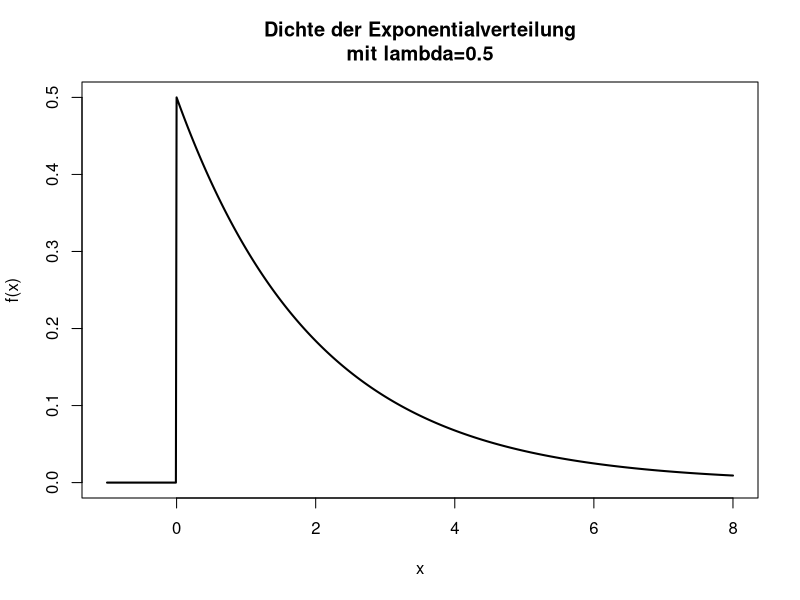
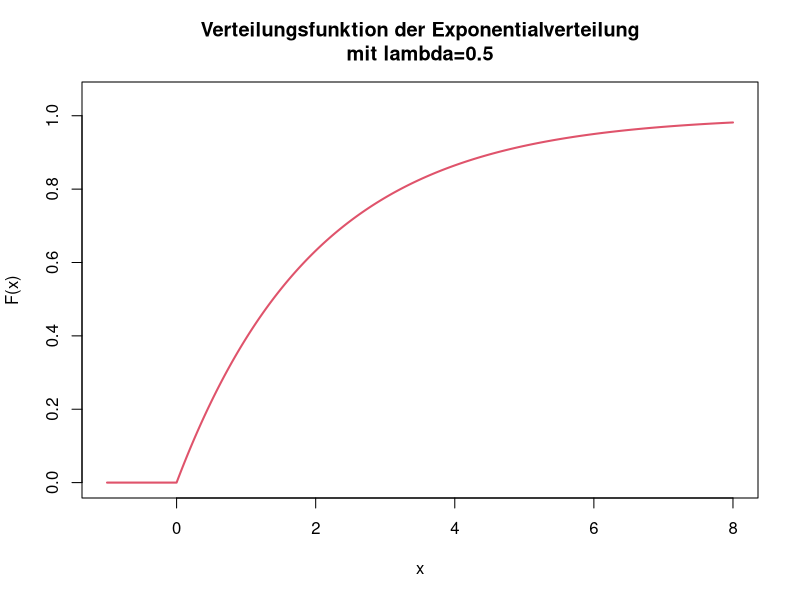

Generate these figures, in order, with R:
## ---- chunk 1
lambda <- 0.5
x <- seq(-1, 8, by=0.01)

plot(x, dexp(x, lambda), type="l", xlab="x", ylab="f(x)", col=1, lwd=2, main=paste0("Dichte der Exponentialverteilung\nmit lambda=", lambda))
## ---- chunk 2
plot(x, pexp(x, lambda), type="l", xlab="x", ylab="F(x)", ylim=c(0,1.05), col=2, lwd=2, main=paste0("Verteilungsfunktion der Exponentialverteilung\nmit lambda=", lambda))
